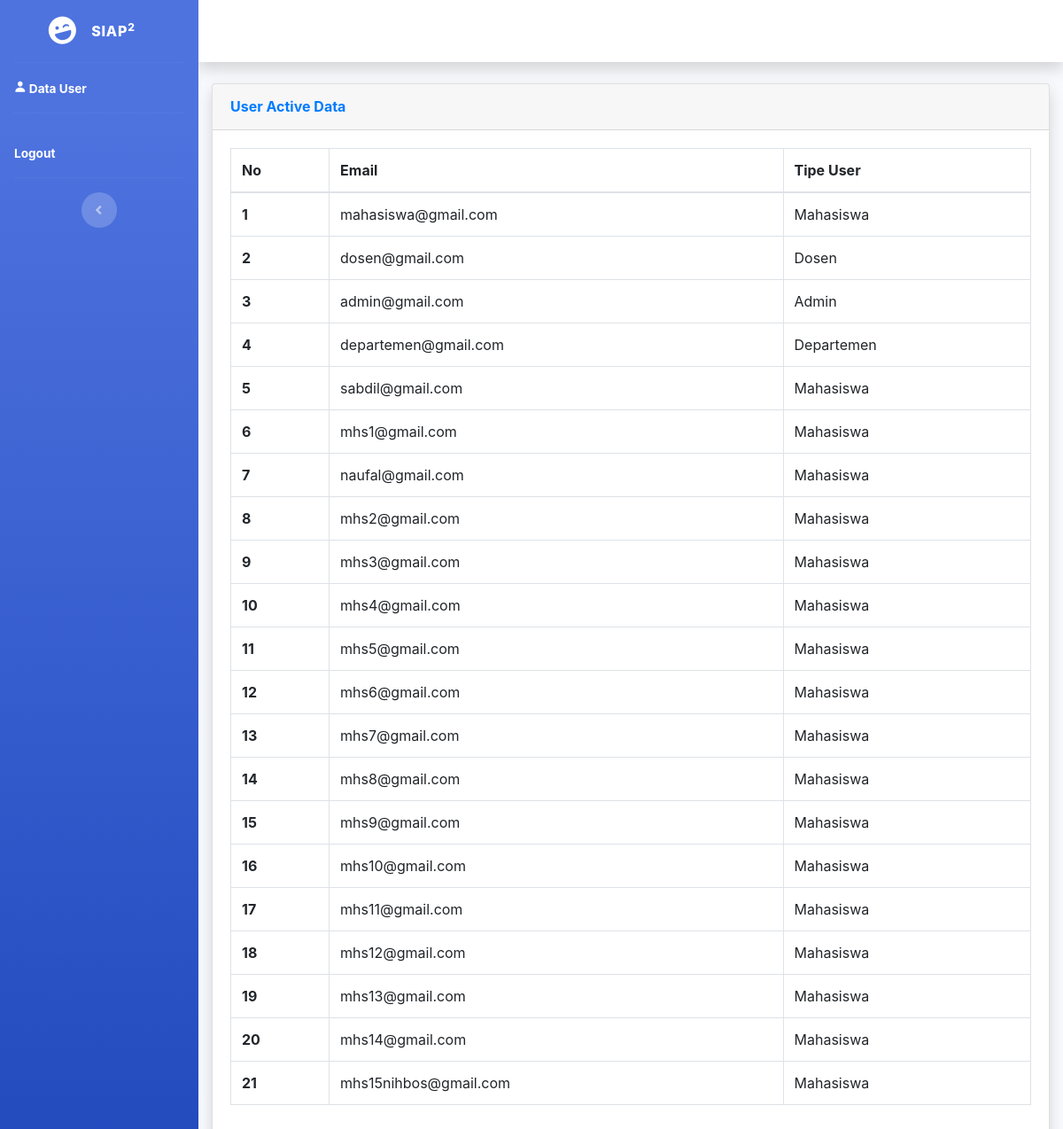
The app's page /admin.php, older data.
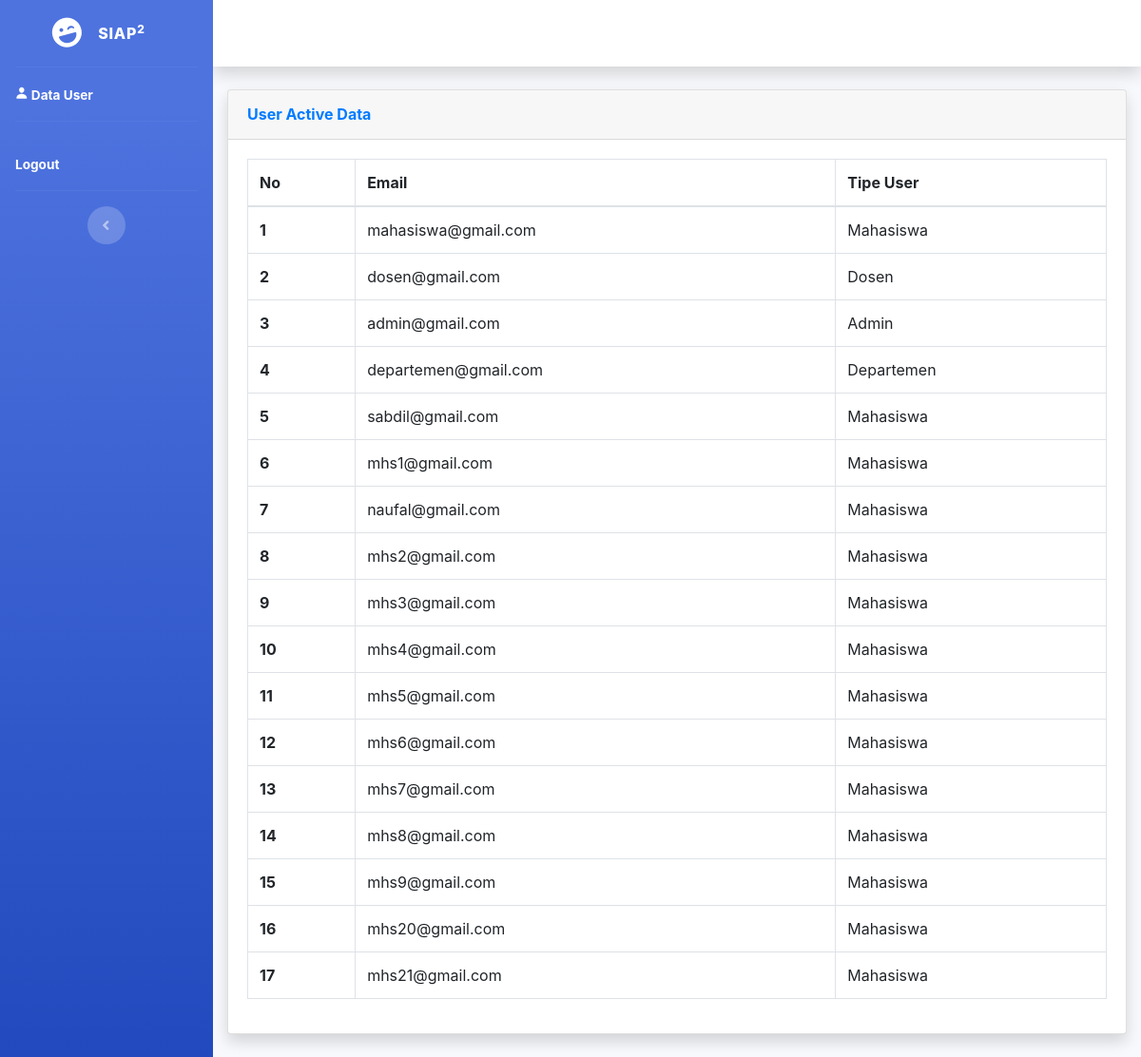
The same page, newer data.
### tables this page shows
CREATE TABLE `user` (
  `id` int(11) NOT NULL,
  `email` varchar(45) NOT NULL,
  `password` varchar(45) NOT NULL,
  `user_type` enum('Admin','Mahasiswa','Dosen','Departemen') NOT NULL
);

### admin.php (the view, shortened to what this page needs)
<?php
require_once 'config.php';
?>
<!DOCTYPE html>
<html lang="en">
<head>
</head>
<body id="page-top">
    <div id="wrapper">
        <ul class="navbar-nav bg-gradient-primary sidebar sidebar-dark accordion" id="accordionSidebar">
        <a class="sidebar-brand d-flex align-items-center justify-content-center" href="index.php">
            <div class="sidebar-brand-icon rotate-n-15">
                <i class="fas fa-laugh-wink"></i>
            </div>
            <div class="sidebar-brand-text mx-3">SIAP<sup>2</sup></div>
        </a>
        <hr class="sidebar-divider my-0">
        <li class="nav-item active">
            <a class="nav-link" href="admin.php">
                <span class="icon">
                    <ion-icon name="person"></ion-icon>
                </span>
                <span class="tittle">Data User</span>
            </a>
        </li>
        <hr class="sidebar-divider">
        <li class="nav-item active">
            <a class="nav-link"  href="#" data-toggle="modal" data-target="#logoutModal"  ">
                <span class="tittle">Logout</span>
            </a>
        </li>
        <hr class="sidebar-divider d-none d-md-block">
        <div class="text-center d-none d-md-inline">
            <button class="rounded-circle border-0" id="sidebarToggle"></button>
        </div>
        </ul>
        <div id="content-wrapper" class="d-flex flex-column">
            <div id="content">
                <div class="container-fluid">
                <div class="card shadow mb-4">
                    <div class="card-header py-3">
                        <h6 class="m-0 font-weight-bold text-primary">User Active Data</h6>
                    </div>
                    <div class="card-body">
                        <div class="table-responsive">
                            <table class="table table-bordered" id="dataTable" width="100%" cellspacing="0">
                                <thead>
                                    <tr>
                                        <th scope="col">No</th>
                                        <th scope="col">Email</th>
                                        <th scope="col">Tipe User</th>
                                    </tr>
                                </thead>
                                <tbody>
                                    <?php
                                    $query = "SELECT * FROM user ";
                                    $result = $conn->query($query);
                                    $i = 1;
                                    while ($row = $result->fetch_assoc()) {
                                        echo "<tr>";
                                        echo "<th>".$i."</th>";
                                        echo "<td>".$row['email']."</td>";
                                        echo "<td>".$row['user_type']."</td>";
                                        echo "</tr>";
                                        $i++;
                                    }
                                    echo '</tbody>';
                                    echo '</table>';
                                    ?>
                        </div>
                    </div>
                </div>
                </div>
            </div>
        </div>
    </div>
</body>
</html>

Row changes from the older to the newer data that the page shows:
removed user: email "mhs11@gmail.com", user_type "Mahasiswa"
removed user: email "mhs12@gmail.com", user_type "Mahasiswa"
removed user: email "mhs13@gmail.com", user_type "Mahasiswa"
removed user: email "mhs14@gmail.com", user_type "Mahasiswa"
removed user: email "mhs15nihbos@gmail.com", user_type "Mahasiswa"
added user: email "mhs20@gmail.com", user_type "Mahasiswa"
changed user: email "mhs10@gmail.com" → "mhs21@gmail.com"
